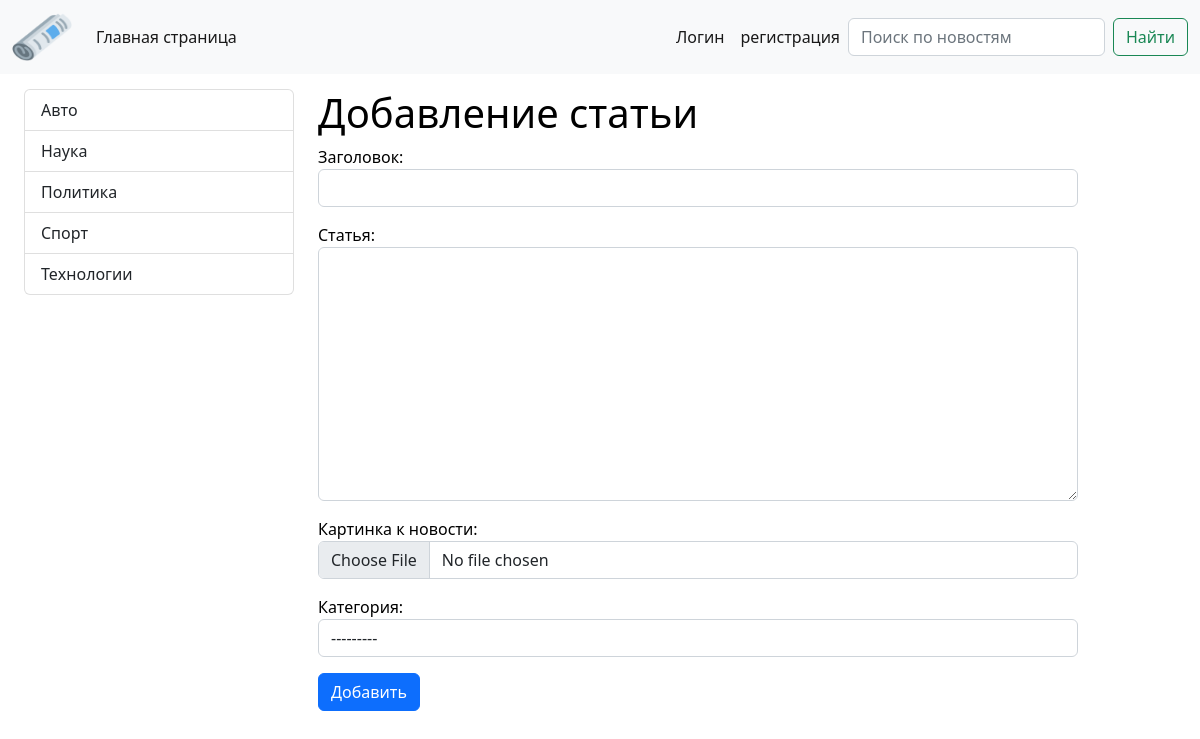
The app's page /add_news/ with its own data.
### news/models.py (models this page shows)
class Category(models.Model):
    name = models.CharField("Категория", max_length=50)
    def __str__(self):
        return self.name
    def get_absolute_url(self):
        return reverse("news_by_category", kwargs={"category_id": self.pk})
    class Meta:
        verbose_name = "Категорию"
        verbose_name_plural = "Категории"
        ordering = ["name"]

### news/views.py (the view, shortened to what this page needs)
# urls.py: path('add_news/', PostCreateView.as_view(), name='add_post'),
class PostCreateView(CreateView):
    form_class = AddPostForm
    template_name = "news/add_post.html"

### news/forms.py
class AddPostForm(forms.ModelForm):
    class Meta:
        model = Post
        fields = ("title", "article", "image", "category")
        widgets = {
            "title": forms.TextInput(attrs={"class": "form-control"}),
            "article": forms.Textarea(attrs={"class": "form-control", "rows": 10}),
            "image": forms.FileInput(attrs={"class": "form-control"}),
            "category": forms.Select(attrs={"class": "form-control"}),
        }

### news/templatetags/news_tags.py (called while the page is built)
@register.simple_tag()
def get_categories():
    return Category.objects.filter(post__isnull=False).distinct()

### templates/news/add_post.html (shortened to what this page needs)
{% extends 'base.html' %}
{% load news_tags %}
{% block content %}
    <div class="container-fluid">
        <div class="row g-0">
            <div class="col-md-3 categories-list">
                <div class="container">
                    <div class="list-group">
                        {% get_categories as cats %}
                        {% for cat in cats %}
                            <a href="{{ cat.get_absolute_url }}"
                               class="list-group-item list-group-item-action">{{ cat.name }}</a>
                        {% endfor %}
                    </div>
                </div>
            </div>
            <div class="col-md-8" style="min-width: 375px">
                    <div class="container add-news">
                        <div class="news-list">
                            <div class="row g-0">
                                <h1>Добавление статьи</h1>
                                <form action="{% url "add_post" %}" method="post" enctype="multipart/form-data">
                                    {{ form.as_p }}
                                    <button class="btn btn-primary" type="submit">Добавить</button>
                                </form>
                            </div>
                        </div>
                    </div>
            </div>
        </div>
    </div>
{% endblock %}

### static/css/styles.css (style rules this page uses)
body { background-image: url("/static/images/b1.gif"); background-size:100%; background-repeat: repeat-y; background-attachment: fixed; height:100%; width:100%; }
.categories-list { margin-top: 15px; }
.news-list { margin-top: 15px }
.add-news { color: #000000; }

### records on screen
Category: name "Авто"
Category: name "Наука"
Category: name "Политика"
Category: name "Спорт"
Category: name "Технологии"
